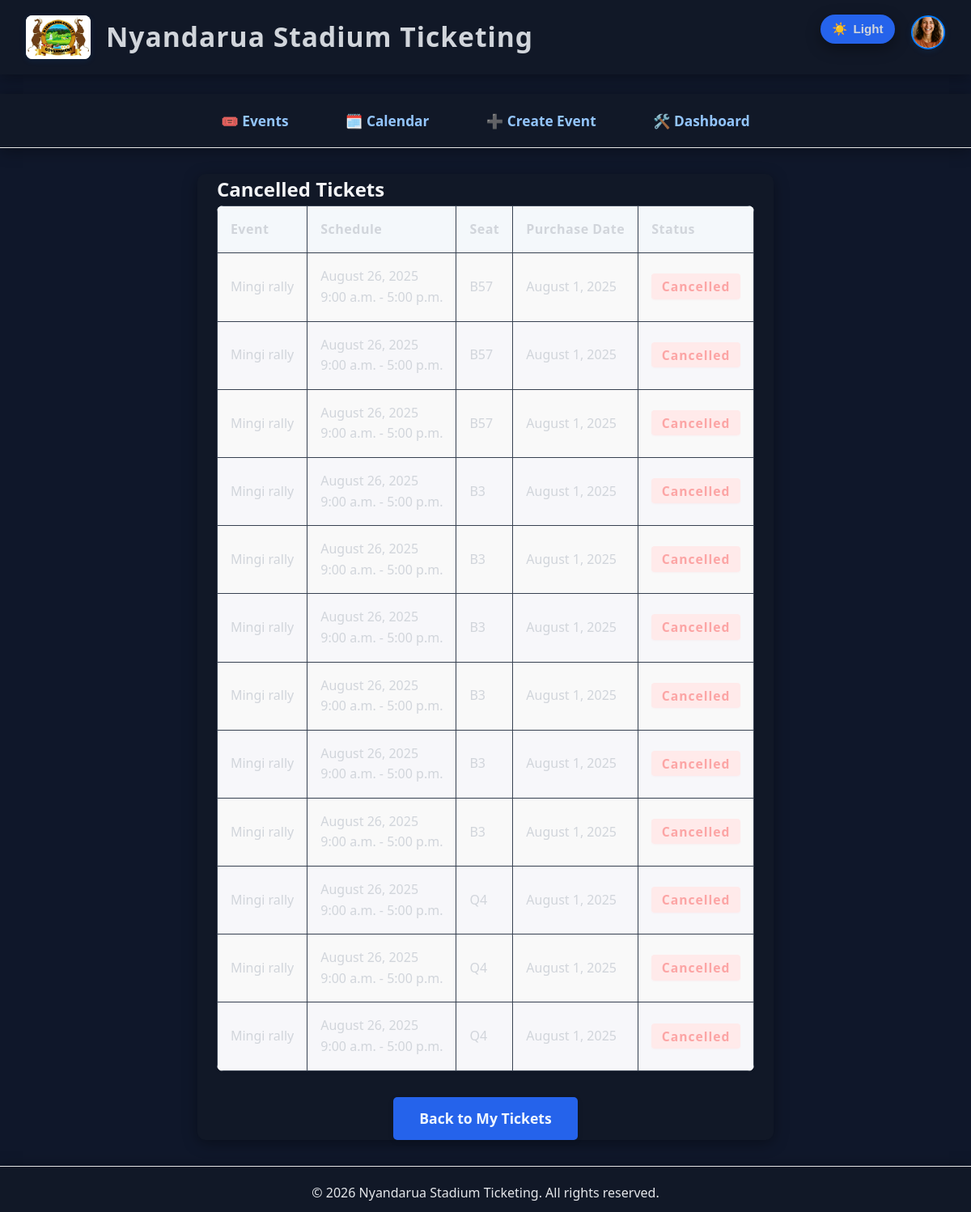
Page /tickets/cancelled/ (signed in) on the committed database.
### users/models.py (models this page shows, shortened)
class Profile(models.Model):
    user = models.OneToOneField(User, on_delete=models.CASCADE, related_name='profile')
    photo = models.ImageField(upload_to='profile_photos/', blank=True, null=True)

### tickets/models.py (models this page shows, shortened)
class Ticket(models.Model):
    STATUS_CHOICES = [
        ('Active', 'Active'),
        ('Cancelled', 'Cancelled'),
        ('Used', 'Used'),
    ]
    user = models.ForeignKey(User, on_delete=models.CASCADE, related_name='tickets')
    event = models.ForeignKey(Event, on_delete=models.CASCADE, related_name='tickets')
    tickettype = models.ForeignKey('TicketType', on_delete=models.CASCADE, related_name='tickets', null=True, blank=True)
    seat = models.CharField(max_length=50)
    purchase_date = models.DateTimeField(auto_now_add=True)
    status = models.CharField(max_length=10, choices=STATUS_CHOICES, default='Active')
    qr_code_url = models.URLField(blank=True, null=True)  # Optional: for QR code image
    qr_code_image = models.ImageField(upload_to='ticket_qrcodes/', blank=True, null=True)

### events/models.py (models this page shows, shortened)
class Event(models.Model):
    EVENT_TYPE_CHOICES = [
        ('sports', 'Sports Events'),
        ('entertainment', 'Entertainment Events'),
        ('civic', 'Civic and Political Events'),
        ('educational', 'Educational and Institutional Events'),
        ('corporate', 'Corporate and Business Events'),
        ('religious', 'Religious and Spiritual Events'),
        ('recreational', 'Recreational and Community Events'),
        ('esports', 'E-sports and Virtual Events'),
    ]
    SPORTS_TYPE_CHOICES = [
        ('football', 'Football'),
        ('basketball', 'Basketball'),
        ('athletics', 'Athletics'),
        ('rugby', 'Rugby'),
        ('tennis', 'Tennis'),
    ]
    LEAGUE_CHOICES = [
        ('premier_league', 'Premier League'),
        ('national_league', 'National League'),
        ('champions_league', 'Champions League'),
    ]
    LOCATION_CHOICES = [
        ('ol_kalou', 'Ol Kalou Stadium'),
        ('kararani', 'Kararani Stadium (Ndunyu Njeru)'),
    ]
    name = models.CharField(max_length=200)
    date = models.DateTimeField()
    start_time = models.TimeField(default=time(9, 0))
    end_time = models.TimeField(default=time(17, 0))
    location = models.CharField(max_length=32, choices=LOCATION_CHOICES, default='ol_kalou')
    description = models.TextField(blank=True)
    thumbnail = models.ImageField(upload_to='event_thumbnails/', blank=True, null=True)
    event_type = models.CharField(max_length=32, choices=EVENT_TYPE_CHOICES, default='sports')
    sport_type = models.CharField(max_length=32, choices=SPORTS_TYPE_CHOICES, blank=True, null=True)
    league = models.CharField(max_length=32, choices=LEAGUE_CHOICES, blank=True, null=True)

### tickets/views.py (the view)
# urls.py: path('cancelled/', views.cancelled_tickets, name='cancelled_tickets'),
@login_required
def cancelled_tickets(request):
    tickets = Ticket.objects.filter(user=request.user, status='Cancelled').select_related('event').order_by('-purchase_date')
    return render(request, 'tickets/cancelled_tickets.html', {'tickets': tickets, 'now': timezone.now()})

### tickets/templates/tickets/cancelled_tickets.html (shortened to what this page needs)
{% extends "base.html" %}
{% block content %}
    <h2>Cancelled Tickets</h2>
    {% if tickets %}
    <table class="ticket-table">
        <thead>
            <tr>
                <th>Event</th>
                <th>Schedule</th>
                <th>Seat</th>
                <th>Purchase Date</th>
                <th>Status</th>
            </tr>
        </thead>
        <tbody>
            {% for ticket in tickets %}
            <tr>
                <td>{{ ticket.event.name }}</td>
                <td>{{ ticket.event.date|date:"F j, Y" }}<br>{{ ticket.event.start_time|time:"g:i a" }} - {{ ticket.event.end_time|time:"g:i a" }}</td>
                <td>{{ ticket.seat }}</td>
                <td>{{ ticket.purchase_date|date:"F j, Y" }}</td>
                <td><span class="ticket-status-cancelled">Cancelled</span></td>
            </tr>
            {% endfor %}
        </tbody>
    </table>
    {% else %}
        <div class="no-tickets-msg">You have no cancelled tickets.</div>
    {% endif %}
    <a href="{% url 'ticket_list' %}" class="cta">Back to My Tickets</a>
{% endblock %}

### events/templates/base.html (shortened to what this page needs)
{% load static %}
<!DOCTYPE html>
<html lang="en">
<head>
    <link rel="stylesheet" href="{% static 'css/styles.css' %}">
</head>
<body{% if user.is_authenticated %} class="has-profile"{% endif %}>
    <button id="themeToggle" class="theme-toggle" type="button" aria-label="Toggle dark mode" title="Toggle theme">
        <span id="themeToggleIcon" aria-hidden="true">🌙</span>
        <span id="themeToggleText">Dark</span>
    </button>
    {% block header %}
        <header>
            <div class="logo-title">
                <img src="{% static 'images/nyandarua-logo.png' %}" alt="Logo">
                <span class="app-name">Nyandarua Stadium Ticketing</span>
            </div>
            {% if user.is_authenticated %}
            <div class="nav-profile-dropdown">
                <div class="profile-pic-wrapper">
                    {% if user.profile.photo %}
                        <img src="{{ user.profile.photo.url }}" alt="Profile" class="nav-profile-pic">
                    {% else %}
                        <img src="{% static 'images/default-profile.svg' %}" alt="Profile" class="nav-profile-pic">
                    {% endif %}
                </div>
            </div>
            {% endif %}
        </header>
    {% endblock %}
         {% block navbar %}
     <nav id="mainNav">
         <a href="{% url 'event_list' %}">🎟️ Events</a>
         <a href="{% url 'event_calendar' %}">🗓️ Calendar</a>
         {% if user.is_superuser %}
             <a href="{% url 'event_create' %}">➕ Create Event</a>
             <a href="{% url 'admin_dashboard' %}">🛠️ Dashboard</a>
         {% else %}
             <a href="{% url 'user_dashboard' %}">👤 User Dashboard</a>
         {% endif %}
     </nav>
     {% endblock %}
    <div class="container">
        {% block content %}{% endblock %}
    </div>
    {% if user.is_authenticated %}
    <footer>
        &copy; {% now "Y" %} Nyandarua Stadium Ticketing. All rights reserved.
    </footer>
    {% endif %}
</body>
</html>

### static/css/styles.css (style rules this page uses)
body, h1, h2, h3, h4, h5, h6, p, ul, ol, li, a { margin: 0; padding: 0; box-sizing: border-box; }
body { font-family: 'Segoe UI', Arial, sans-serif; background: #f7f9fb; color: #222; line-height: 1.6; }
header { background: linear-gradient(90deg, #0052cc 0%, #007bff 100%); color: #fff; padding: 2rem 0 1rem 0; text-align: center; box-shadow: 0 2px 8px rgba(0,0,0,0.04); }
nav { background: #fff; border-bottom: 1px solid #e5e5e5; padding: 0.75rem 0; text-align: center; }
nav a { color: #0052cc; margin: 0 1.2rem; text-decoration: none; font-weight: 500; transition: color 0.2s; font-size: 1.05rem; }
.container { max-width: 950px; margin: 2.5rem auto; background: #fff; padding: 2.5rem 2rem; border-radius: 10px; box-shadow: 0 4px 24px rgba(0,0,0,0.07); }
.cta { display: inline-block; background: #007bff; color: #fff; padding: 0.9rem 2.2rem; border-radius: 5px; text-decoration: none; font-size: 1.1rem; font-weight: 600; margin-top: 1rem; box-shadow: 0 2px 8px rgba(0,123,255,0.08); transition: background 0.2s; }
footer { text-align: center; color: #888; padding: 1.5rem 0 1rem 0; margin-top: 2.5rem; font-size: 0.98rem; background: #f4f8fb; border-top: 1px solid #e5e5e5; }
html[data-theme='dark'] { color-scheme: dark; }
html[data-theme='dark'] body { background: #0f172a !important; color: #e5e7eb !important; }
html[data-theme='dark'] .container, html[data-theme='dark'] [class$='-section'], html[data-theme='dark'] [class*='-section '], html[data-theme='dark'] .auth-card, html[data-theme='dark'] .dashboard-link, html[data-theme='dark'] .dropdown-content, html[data-theme='dark'] .ticket-card, html[data-theme='dark'] .event-card { background: #111827 !important; color: #e5e7eb !important; box-shadow: 0 4px 18px rgba(0, 0, 0, 0.35) !important; }
html[data-theme='dark'] h1, html[data-theme='dark'] h2, html[data-theme='dark'] h3, html[data-theme='dark'] h4, html[data-theme='dark'] h5, html[data-theme='dark'] h6 { color: #f3f4f6 !important; }
html[data-theme='dark'] p, html[data-theme='dark'] span, html[data-theme='dark'] li, html[data-theme='dark'] label, html[data-theme='dark'] td, html[data-theme='dark'] th, html[data-theme='dark'] small { color: #d1d5db !important; }
html[data-theme='dark'] a { color: #93c5fd !important; }
html[data-theme='dark'] button, html[data-theme='dark'] .cta, html[data-theme='dark'] [type='submit'] { background: #2563eb !important; color: #eff6ff !important; border-color: transparent !important; }
html[data-theme='dark'] table, html[data-theme='dark'] th, html[data-theme='dark'] td { border-color: #374151 !important; }
html[data-theme='dark'] .ticket-status-expired, html[data-theme='dark'] .ticket-status-cancelled { color: #fca5a5 !important; }

### tickets/templates/tickets/cancelled_tickets.html (style rules this page uses)
.ticket-table { width: 100%; border-collapse: collapse; margin-bottom: 2rem; background: #f9f9f9; border-radius: 8px; overflow: hidden; box-shadow: 0 1px 6px rgba(0,0,0,0.04); }
.ticket-table th, .ticket-table td { border: 1px solid #e5e5e5; padding: 1rem; text-align: left; }
.ticket-table th { background: #f4f8fb; color: #0052cc; font-weight: 600; letter-spacing: 0.5px; }
.ticket-table tr:nth-child(even) { background: #f7f7fa; }
.ticket-status-cancelled { color: #dc3545; font-weight: bold; letter-spacing: 1px; background: #ffeaea; padding: 0.3em 0.8em; border-radius: 4px; font-size: 0.98em; box-shadow: 0 1px 2px rgba(220,53,69,0.04); }
.cta { background: #007bff; color: #fff; font-weight: bold; padding: 0.8rem 2rem; border-radius: 5px; text-decoration: none; font-size: 1.1rem; margin: 1rem auto 0 auto; display: block; width: fit-content; transition: background 0.2s; box-shadow: 0 2px 8px rgba(0,0,0,0.06); }

### rows in the picture
Ticket: event.name "Mingi rally", event "August 26, 2025", event.start_time "9:00 a.m.", event.end_time "5:00 p.m.", seat "B57", purchase_date "August 1, 2025"
Ticket: event.name "Mingi rally", event "August 26, 2025", event.start_time "9:00 a.m.", event.end_time "5:00 p.m.", seat "B57", purchase_date "August 1, 2025"
Ticket: event.name "Mingi rally", event "August 26, 2025", event.start_time "9:00 a.m.", event.end_time "5:00 p.m.", seat "B57", purchase_date "August 1, 2025"
Ticket: event.name "Mingi rally", event "August 26, 2025", event.start_time "9:00 a.m.", event.end_time "5:00 p.m.", seat "B3", purchase_date "August 1, 2025"
Ticket: event.name "Mingi rally", event "August 26, 2025", event.start_time "9:00 a.m.", event.end_time "5:00 p.m.", seat "B3", purchase_date "August 1, 2025"
Ticket: event.name "Mingi rally", event "August 26, 2025", event.start_time "9:00 a.m.", event.end_time "5:00 p.m.", seat "B3", purchase_date "August 1, 2025"
Ticket: event.name "Mingi rally", event "August 26, 2025", event.start_time "9:00 a.m.", event.end_time "5:00 p.m.", seat "B3", purchase_date "August 1, 2025"
Ticket: event.name "Mingi rally", event "August 26, 2025", event.start_time "9:00 a.m.", event.end_time "5:00 p.m.", seat "B3", purchase_date "August 1, 2025"
Ticket: event.name "Mingi rally", event "August 26, 2025", event.start_time "9:00 a.m.", event.end_time "5:00 p.m.", seat "B3", purchase_date "August 1, 2025"
Ticket: event.name "Mingi rally", event "August 26, 2025", event.start_time "9:00 a.m.", event.end_time "5:00 p.m.", seat "Q4", purchase_date "August 1, 2025"
Ticket: event.name "Mingi rally", event "August 26, 2025", event.start_time "9:00 a.m.", event.end_time "5:00 p.m.", seat "Q4", purchase_date "August 1, 2025"
Ticket: event.name "Mingi rally", event "August 26, 2025", event.start_time "9:00 a.m.", event.end_time "5:00 p.m.", seat "Q4", purchase_date "August 1, 2025"
